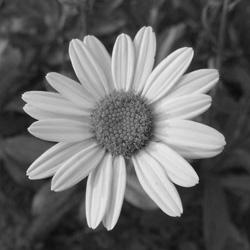
%> input picture flower.jpg, 250 x 250 px
$ octave laplace.m   (GNU Octave 9; MATLAB toolbox functions it lacks are replaced by stand-ins)
%> lines starting %> are read from the running program, lines starting %| are printed output that depends on the picture
%Laplacian filter
clear all;
close all;

a = imread('flower.jpg');
%> a is the input picture: size 250x250 uint8; min 1, max 244, mean 102.8


[r c]=size(a)
%> r = 250; c = 250
a=im2double(a);
%> a: size 250x250 double
filter=[-1 -1 -1;-1 8 -1; -1 -1 -1];
result=a;
for i=2:r-1
    for j=2:c-1
        sum=0;
        row=0;
        col=1;

        for k=i-1:i+1
            row=row+1;
            col=1;
            for l=j-1:j+1
                sum = sum+a(k,l)*filter(row,col);
                col=col+1;
            end
        end
      result(i,j)=sum;
    end
end
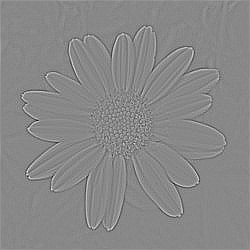
%> result: size 250x250 double; min -2.74, max 2.39, mean 0.00328; drawn with min black and max white
result

montage({a,result});
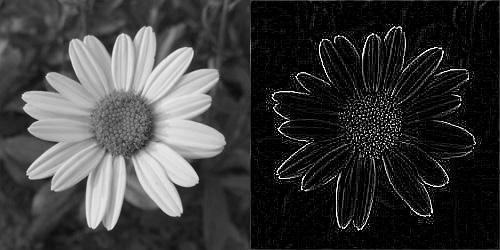
%> displayed picture: size 250x500, on the screen's scale of 0 to 255; min 0, max 255, mean 58.9
title('Original Image Vs. Laplacian Filtered Image')

$ run again, with horse.jpg copied over flower.jpg
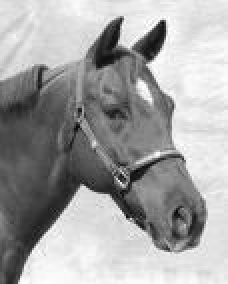
%> input picture horse.jpg, 114 x 142 px (shown 2 times larger)
%> a is the input picture: size 142x114 uint8; min 4, max 255, mean 163.2
%> a: size 142x114 double
%> after the loop `for i=2:r-1`:
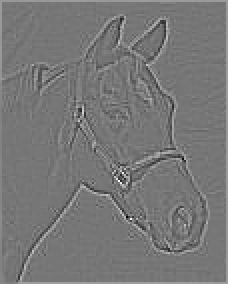
%> result: size 142x114 double (shown 2 times larger); min -3.04, max 3.48, mean 0.025; drawn with min black and max white
%> `montage({a,result});`:
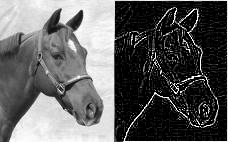
%> displayed picture: size 142x228, on the screen's scale of 0 to 255; min 0, max 255, mean 95.4
